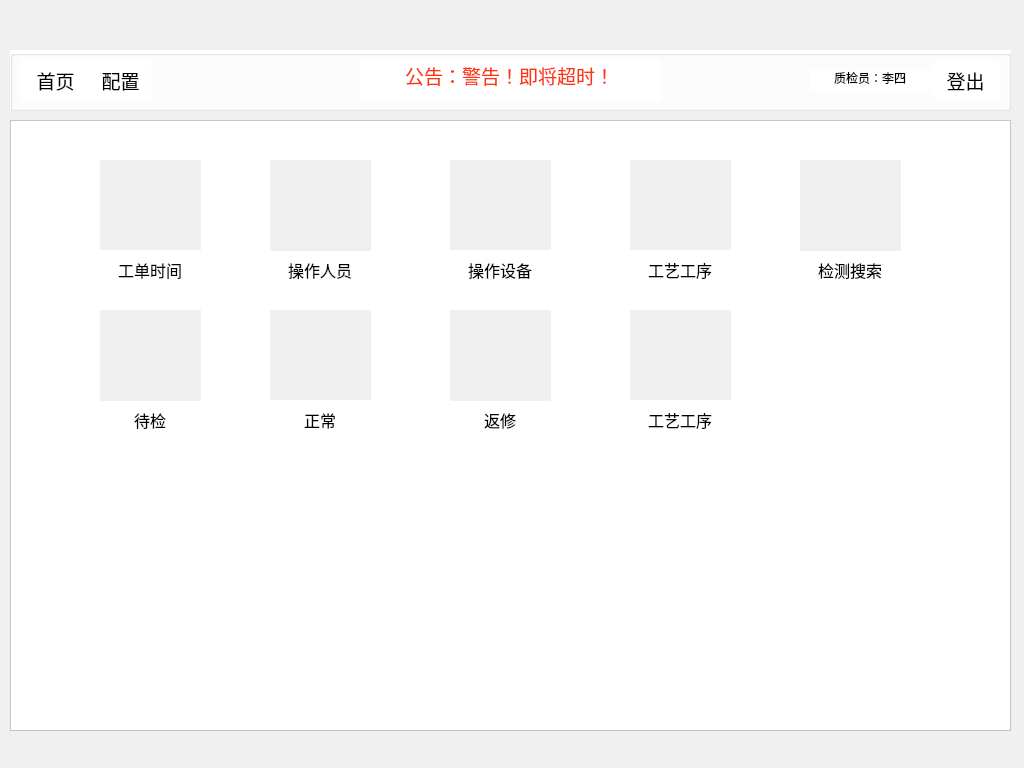
<?xml version="1.0" encoding="UTF-8"?>
<ui version="4.0">
 <class>checkfontpage</class>
 <widget class="QWidget" name="checkfontpage">
  <property name="geometry">
   <rect>
    <x>0</x>
    <y>0</y>
    <width>1024</width>
    <height>768</height>
   </rect>
  </property>
  <property name="windowTitle">
   <string>Form</string>
  </property>
  <property name="styleSheet">
   <string notr="true">background-color: #F0F0F0;</string>
  </property>
  <widget class="QLabel" name="label_5">
   <property name="geometry">
    <rect>
     <x>100</x>
     <y>160</y>
     <width>101</width>
     <height>91</height>
    </rect>
   </property>
   <property name="styleSheet">
    <string notr="true">border-image: url(:/fontpage/1.png);</string>
   </property>
   <property name="text">
    <string/>
   </property>
  </widget>
  <widget class="QLabel" name="label_8">
   <property name="geometry">
    <rect>
     <x>630</x>
     <y>160</y>
     <width>101</width>
     <height>91</height>
    </rect>
   </property>
   <property name="styleSheet">
    <string notr="true">border-image: url(:/fontpage/4.png);</string>
   </property>
   <property name="text">
    <string/>
   </property>
  </widget>
  <widget class="QLineEdit" name="lineEdit_54">
   <property name="geometry">
    <rect>
     <x>270</x>
     <y>250</y>
     <width>101</width>
     <height>41</height>
    </rect>
   </property>
   <property name="font">
    <font>
     <family>宋体</family>
     <pointsize>12</pointsize>
    </font>
   </property>
   <property name="styleSheet">
    <string notr="true">border:none;
text-align: left;
background-color: #FFFFFF;</string>
   </property>
   <property name="text">
    <string>操作人员</string>
   </property>
   <property name="cursorPosition">
    <number>4</number>
   </property>
   <property name="alignment">
    <set>Qt::AlignCenter</set>
   </property>
  </widget>
  <widget class="QLineEdit" name="lineEdit_53">
   <property name="geometry">
    <rect>
     <x>100</x>
     <y>250</y>
     <width>101</width>
     <height>41</height>
    </rect>
   </property>
   <property name="font">
    <font>
     <family>宋体</family>
     <pointsize>12</pointsize>
    </font>
   </property>
   <property name="styleSheet">
    <string notr="true">border:none;
text-align: left;
background-color: #FFFFFF;</string>
   </property>
   <property name="text">
    <string>工单时间</string>
   </property>
   <property name="cursorPosition">
    <number>4</number>
   </property>
   <property name="alignment">
    <set>Qt::AlignCenter</set>
   </property>
  </widget>
  <widget class="QLabel" name="label">
   <property name="geometry">
    <rect>
     <x>0</x>
     <y>0</y>
     <width>1021</width>
     <height>41</height>
    </rect>
   </property>
   <property name="styleSheet">
    <string notr="true">border-image: url(:/10.png);</string>
   </property>
   <property name="text">
    <string/>
   </property>
  </widget>
  <widget class="QLabel" name="label_4">
   <property name="geometry">
    <rect>
     <x>760</x>
     <y>0</y>
     <width>61</width>
     <height>41</height>
    </rect>
   </property>
   <property name="styleSheet">
    <string notr="true">border-image: url(:/login/3.png);</string>
   </property>
   <property name="text">
    <string/>
   </property>
  </widget>
  <widget class="QLabel" name="label_7">
   <property name="geometry">
    <rect>
     <x>450</x>
     <y>160</y>
     <width>101</width>
     <height>91</height>
    </rect>
   </property>
   <property name="styleSheet">
    <string notr="true">border-image: url(:/fontpage/3.png);</string>
   </property>
   <property name="text">
    <string/>
   </property>
  </widget>
  <widget class="QLineEdit" name="lineEdit_57">
   <property name="geometry">
    <rect>
     <x>800</x>
     <y>250</y>
     <width>101</width>
     <height>41</height>
    </rect>
   </property>
   <property name="font">
    <font>
     <family>宋体</family>
     <pointsize>12</pointsize>
    </font>
   </property>
   <property name="styleSheet">
    <string notr="true">border:none;
text-align: left;
background-color: #FFFFFF;</string>
   </property>
   <property name="text">
    <string>检测搜索</string>
   </property>
   <property name="cursorPosition">
    <number>4</number>
   </property>
   <property name="alignment">
    <set>Qt::AlignCenter</set>
   </property>
  </widget>
  <widget class="QLineEdit" name="lineEdit_55">
   <property name="geometry">
    <rect>
     <x>450</x>
     <y>250</y>
     <width>101</width>
     <height>41</height>
    </rect>
   </property>
   <property name="font">
    <font>
     <family>宋体</family>
     <pointsize>12</pointsize>
    </font>
   </property>
   <property name="styleSheet">
    <string notr="true">border:none;
text-align: left;
background-color: #FFFFFF;</string>
   </property>
   <property name="text">
    <string>操作设备</string>
   </property>
   <property name="cursorPosition">
    <number>4</number>
   </property>
   <property name="alignment">
    <set>Qt::AlignCenter</set>
   </property>
  </widget>
  <widget class="QLabel" name="label_9">
   <property name="geometry">
    <rect>
     <x>800</x>
     <y>160</y>
     <width>101</width>
     <height>91</height>
    </rect>
   </property>
   <property name="styleSheet">
    <string notr="true">border-image: url(:/fontpage/7.png);</string>
   </property>
   <property name="text">
    <string/>
   </property>
  </widget>
  <widget class="QLabel" name="label_6">
   <property name="geometry">
    <rect>
     <x>270</x>
     <y>160</y>
     <width>101</width>
     <height>91</height>
    </rect>
   </property>
   <property name="styleSheet">
    <string notr="true">border-image: url(:/fontpage/2.png);</string>
   </property>
   <property name="text">
    <string/>
   </property>
  </widget>
  <widget class="QLineEdit" name="lineEdit_56">
   <property name="geometry">
    <rect>
     <x>630</x>
     <y>250</y>
     <width>101</width>
     <height>41</height>
    </rect>
   </property>
   <property name="font">
    <font>
     <family>宋体</family>
     <pointsize>12</pointsize>
    </font>
   </property>
   <property name="styleSheet">
    <string notr="true">border:none;
text-align: left;
background-color: #FFFFFF;</string>
   </property>
   <property name="text">
    <string>工艺工序</string>
   </property>
   <property name="cursorPosition">
    <number>4</number>
   </property>
   <property name="alignment">
    <set>Qt::AlignCenter</set>
   </property>
  </widget>
  <widget class="QGroupBox" name="groupBox_2">
   <property name="geometry">
    <rect>
     <x>10</x>
     <y>50</y>
     <width>1001</width>
     <height>61</height>
    </rect>
   </property>
   <property name="styleSheet">
    <string notr="true">background-color: #ffffff;</string>
   </property>
   <property name="title">
    <string/>
   </property>
   <widget class="QLineEdit" name="lineEdit_5">
    <property name="geometry">
     <rect>
      <x>350</x>
      <y>10</y>
      <width>301</width>
      <height>41</height>
     </rect>
    </property>
    <property name="font">
     <font>
      <family>Arial</family>
      <pointsize>14</pointsize>
     </font>
    </property>
    <property name="styleSheet">
     <string notr="true">color: rgb(255, 51, 15);
border:none</string>
    </property>
    <property name="text">
     <string>公告：警告！即将超时！</string>
    </property>
    <property name="cursorPosition">
     <number>11</number>
    </property>
    <property name="alignment">
     <set>Qt::AlignCenter</set>
    </property>
   </widget>
   <widget class="QPushButton" name="pushButton_24">
    <property name="geometry">
     <rect>
      <x>10</x>
      <y>10</y>
      <width>71</width>
      <height>41</height>
     </rect>
    </property>
    <property name="font">
     <font>
      <family>宋体</family>
      <pointsize>14</pointsize>
     </font>
    </property>
    <property name="styleSheet">
     <string notr="true">QPushButton#pushButton_24 {
border: none;
}

QPushButton#pushButton_24:hover {
background-color: rgb(240,240,240);
}</string>
    </property>
    <property name="text">
     <string>首页</string>
    </property>
   </widget>
   <widget class="QPushButton" name="pushButton_20">
    <property name="geometry">
     <rect>
      <x>80</x>
      <y>10</y>
      <width>61</width>
      <height>41</height>
     </rect>
    </property>
    <property name="font">
     <font>
      <family>宋体</family>
      <pointsize>14</pointsize>
     </font>
    </property>
    <property name="styleSheet">
     <string notr="true">QPushButton#pushButton_20 {
border: none;
background-color: #ffffff;
}

QPushButton#pushButton_20:hover {
background-color: rgb(240,240,240);
}</string>
    </property>
    <property name="text">
     <string>配置</string>
    </property>
   </widget>
   <widget class="QPushButton" name="pushButton_30">
    <property name="geometry">
     <rect>
      <x>920</x>
      <y>10</y>
      <width>71</width>
      <height>41</height>
     </rect>
    </property>
    <property name="font">
     <font>
      <family>宋体</family>
      <pointsize>14</pointsize>
     </font>
    </property>
    <property name="styleSheet">
     <string notr="true">QPushButton#pushButton_30 {
border-radius: 10px;
text-align: center;
}

QPushButton#pushButton_30:hover {
background-color: rgb(240,240,240);
}</string>
    </property>
    <property name="text">
     <string>登出</string>
    </property>
   </widget>
   <widget class="QLineEdit" name="lineEdit_6">
    <property name="geometry">
     <rect>
      <x>800</x>
      <y>20</y>
      <width>121</width>
      <height>21</height>
     </rect>
    </property>
    <property name="font">
     <font>
      <family>Arial</family>
      <pointsize>9</pointsize>
     </font>
    </property>
    <property name="styleSheet">
     <string notr="true">border:none;
background-color: #ffffff;</string>
    </property>
    <property name="text">
     <string>质检员：李四</string>
    </property>
    <property name="cursorPosition">
     <number>6</number>
    </property>
    <property name="alignment">
     <set>Qt::AlignCenter</set>
    </property>
   </widget>
  </widget>
  <widget class="QListView" name="listView">
   <property name="geometry">
    <rect>
     <x>10</x>
     <y>120</y>
     <width>1001</width>
     <height>611</height>
    </rect>
   </property>
   <property name="styleSheet">
    <string notr="true">background-color: white;</string>
   </property>
  </widget>
  <widget class="QLineEdit" name="lineEdit_58">
   <property name="geometry">
    <rect>
     <x>450</x>
     <y>400</y>
     <width>101</width>
     <height>41</height>
    </rect>
   </property>
   <property name="font">
    <font>
     <family>宋体</family>
     <pointsize>12</pointsize>
    </font>
   </property>
   <property name="styleSheet">
    <string notr="true">border:none;
text-align: left;
background-color: #FFFFFF;</string>
   </property>
   <property name="text">
    <string>返修</string>
   </property>
   <property name="cursorPosition">
    <number>2</number>
   </property>
   <property name="alignment">
    <set>Qt::AlignCenter</set>
   </property>
  </widget>
  <widget class="QLabel" name="label_10">
   <property name="geometry">
    <rect>
     <x>270</x>
     <y>310</y>
     <width>101</width>
     <height>91</height>
    </rect>
   </property>
   <property name="styleSheet">
    <string notr="true">border-image: url(:/fontpage/6.png);</string>
   </property>
   <property name="text">
    <string/>
   </property>
  </widget>
  <widget class="QLineEdit" name="lineEdit_59">
   <property name="geometry">
    <rect>
     <x>270</x>
     <y>400</y>
     <width>101</width>
     <height>41</height>
    </rect>
   </property>
   <property name="font">
    <font>
     <family>宋体</family>
     <pointsize>12</pointsize>
    </font>
   </property>
   <property name="styleSheet">
    <string notr="true">border:none;
text-align: left;
background-color: #FFFFFF;</string>
   </property>
   <property name="text">
    <string>正常</string>
   </property>
   <property name="cursorPosition">
    <number>2</number>
   </property>
   <property name="alignment">
    <set>Qt::AlignCenter</set>
   </property>
  </widget>
  <widget class="QLabel" name="label_11">
   <property name="geometry">
    <rect>
     <x>450</x>
     <y>310</y>
     <width>101</width>
     <height>91</height>
    </rect>
   </property>
   <property name="styleSheet">
    <string notr="true">border-image: url(:/fontpage/3.png);</string>
   </property>
   <property name="text">
    <string/>
   </property>
  </widget>
  <widget class="QLineEdit" name="lineEdit_60">
   <property name="geometry">
    <rect>
     <x>100</x>
     <y>400</y>
     <width>101</width>
     <height>41</height>
    </rect>
   </property>
   <property name="font">
    <font>
     <family>宋体</family>
     <pointsize>12</pointsize>
    </font>
   </property>
   <property name="styleSheet">
    <string notr="true">border:none;
text-align: left;
background-color: #FFFFFF;</string>
   </property>
   <property name="text">
    <string>待检</string>
   </property>
   <property name="cursorPosition">
    <number>2</number>
   </property>
   <property name="alignment">
    <set>Qt::AlignCenter</set>
   </property>
  </widget>
  <widget class="QLabel" name="label_12">
   <property name="geometry">
    <rect>
     <x>100</x>
     <y>310</y>
     <width>101</width>
     <height>91</height>
    </rect>
   </property>
   <property name="styleSheet">
    <string notr="true">border-image: url(:/fontpage/5.png);</string>
   </property>
   <property name="text">
    <string/>
   </property>
  </widget>
  <widget class="QLabel" name="label_13">
   <property name="geometry">
    <rect>
     <x>630</x>
     <y>310</y>
     <width>101</width>
     <height>91</height>
    </rect>
   </property>
   <property name="styleSheet">
    <string notr="true">border-image: url(:/fontpage/4.png);</string>
   </property>
   <property name="text">
    <string/>
   </property>
  </widget>
  <widget class="QLineEdit" name="lineEdit_61">
   <property name="geometry">
    <rect>
     <x>630</x>
     <y>400</y>
     <width>101</width>
     <height>41</height>
    </rect>
   </property>
   <property name="font">
    <font>
     <family>宋体</family>
     <pointsize>12</pointsize>
    </font>
   </property>
   <property name="styleSheet">
    <string notr="true">border:none;
text-align: left;
background-color: #FFFFFF;</string>
   </property>
   <property name="text">
    <string>工艺工序</string>
   </property>
   <property name="cursorPosition">
    <number>4</number>
   </property>
   <property name="alignment">
    <set>Qt::AlignCenter</set>
   </property>
  </widget>
  <zorder>listView</zorder>
  <zorder>label_5</zorder>
  <zorder>label_8</zorder>
  <zorder>lineEdit_54</zorder>
  <zorder>lineEdit_53</zorder>
  <zorder>label</zorder>
  <zorder>label_4</zorder>
  <zorder>label_7</zorder>
  <zorder>lineEdit_57</zorder>
  <zorder>lineEdit_55</zorder>
  <zorder>label_9</zorder>
  <zorder>label_6</zorder>
  <zorder>lineEdit_56</zorder>
  <zorder>groupBox_2</zorder>
  <zorder>lineEdit_58</zorder>
  <zorder>label_10</zorder>
  <zorder>lineEdit_59</zorder>
  <zorder>label_11</zorder>
  <zorder>lineEdit_60</zorder>
  <zorder>label_12</zorder>
  <zorder>label_13</zorder>
  <zorder>lineEdit_61</zorder>
 </widget>
 <resources/>
 <connections/>
</ui>
